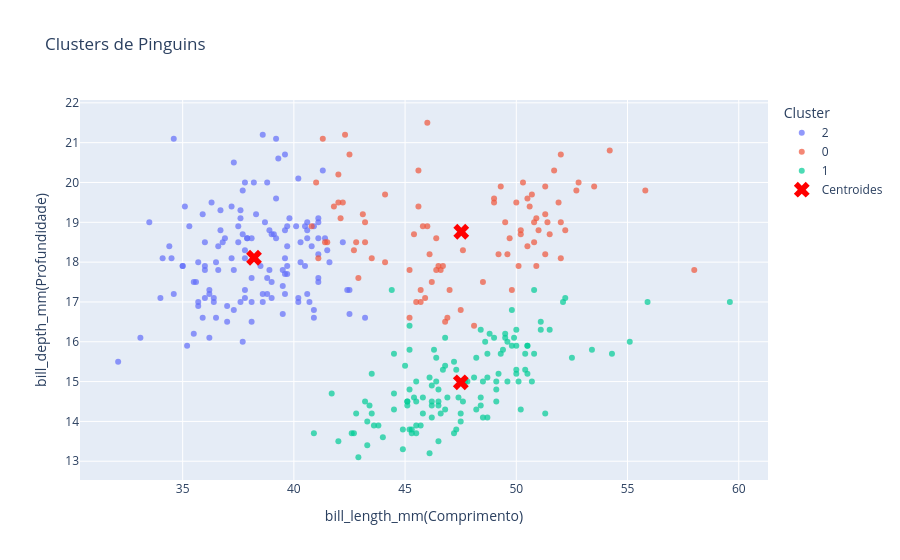

The cell this chart's notebook holds for it:
### Code cell
# Criando um df com os dados originais e  rótulos de cluster
df_clusters = pd.DataFrame({
    'bill_length_mm': penguins['bill_length_mm'],
    'bill_depth_mm': penguins['bill_depth_mm'],
    'cluster': labels.astype(str)
})

# Plotar os pontos de dados coloridos
fig = px.scatter(df_clusters, x='bill_length_mm', y='bill_depth_mm', color='cluster',
                 color_continuous_scale='viridis', opacity=0.7,
                 title='Clusters de Pinguins')

# Adicionar os centroides ao gráfico
fig.add_scatter(x=centroides_originais[:, 0], y=centroides_originais[:, 1],
                mode='markers', marker=dict(color='red', symbol='x', size=14),
                name='Centroides')


fig.update_layout(xaxis_title='bill_length_mm(Comprimento)', yaxis_title='bill_depth_mm(Profundidade)',
                  legend_title='Cluster')
fig.show()

### Figure 1 — Plotly figure (JSON) as saved in the notebook; plotly's stock layout.template omitted (floating-point values rounded to 4 significant figures; data arrays with more than 128 entries replaced by an {"elided": "..."} marker saying what was removed)
{"data": [{"hovertemplate": "cluster=2<br>bill_length_mm=%{x}<br>bill_depth_mm=%{y}<extra></extra>", "legendgroup": "2", "marker": {"color": "#636efa", "opacity": 0.7, "symbol": "circle"}, "mode": "markers", "name": "2", "orientation": "v", "showlegend": true, "type": "scatter", "x": {"elided": "132 float values"}, "xaxis": "x", "y": {"elided": "132 float values"}, "yaxis": "y"}, {"hovertemplate": "cluster=0<br>bill_length_mm=%{x}<br>bill_depth_mm=%{y}<extra></extra>", "legendgroup": "0", "marker": {"color": "#EF553B", "opacity": 0.7, "symbol": "circle"}, "mode": "markers", "name": "0", "orientation": "v", "showlegend": true, "type": "scatter", "x": [42.0, 42.5, 46.0, 44.1, 42.3, 42.0, 41.3, 41.8, 45.8, 42.8, 42.1, 42.9, 41.1, 40.8, 43.2, 41.0, 43.2, 45.6, 42.2, 42.7, 41.4, 44.1, 43.1, 41.5, 46.5, 50.0, 51.3, 45.4, 52.7, 45.2, 46.1, 51.3, 46.0, 51.3, 46.6, 51.7, 47.0, 52.0, 45.9, 50.5, 50.3, 58.0, 46.4, 49.2, 48.5, 50.6, 46.7, 52.0, 50.5, 49.5, 46.4, 52.8, 54.2, 51.0, 49.7, 47.5, 47.6, 52.0, 46.9, 53.5, 49.0, 46.2, 50.9, 45.5, 50.9, 50.8, 50.1, 49.0, 51.5, 49.8, 48.1, 51.4, 45.7, 50.7, 52.2, 45.2, 49.3, 50.2, 45.6, 51.9, 46.8, 45.7, 55.8, 43.5, 49.6, 50.8, 50.2], "xaxis": "x", "y": [20.2, 20.7, 21.5, 19.7, 21.2, 19.5, 21.1, 19.4, 18.9, 18.5, 19.1, 17.6, 18.1, 18.9, 18.5, 20.0, 19.0, 20.3, 19.5, 18.3, 18.5, 18.0, 19.2, 18.5, 17.9, 19.5, 19.2, 18.7, 19.8, 17.8, 18.2, 18.2, 18.9, 19.9, 17.8, 20.3, 17.3, 18.1, 17.1, 19.6, 20.0, 17.8, 18.6, 18.2, 17.5, 19.4, 17.9, 19.0, 18.4, 19.0, 17.8, 20.0, 20.8, 18.8, 18.6, 16.8, 18.3, 20.7, 16.6, 19.9, 19.5, 17.5, 19.1, 17.0, 17.9, 18.5, 17.9, 19.6, 18.7, 17.3, 16.4, 19.0, 17.3, 19.7, 18.8, 16.6, 19.9, 18.8, 19.4, 19.5, 16.5, 17.0, 19.8, 18.1, 18.2, 19.0, 18.7], "yaxis": "y"}, {"hovertemplate": "cluster=1<br>bill_length_mm=%{x}<br>bill_depth_mm=%{y}<extra></extra>", "legendgroup": "1", "marker": {"color": "#00cc96", "opacity": 0.7, "symbol": "circle"}, "mode": "markers", "name": "1", "orientation": "v", "showlegend": true, "type": "scatter", "x": [46.1, 50.0, 48.7, 50.0, 47.6, 46.5, 45.4, 46.7, 43.3, 46.8, 40.9, 49.0, 45.5, 48.4, 45.8, 49.3, 42.0, 49.2, 46.2, 48.7, 50.2, 45.1, 46.5, 46.3, 42.9, 46.1, 44.5, 47.8, 48.2, 50.0, 47.3, 42.8, 45.1, 59.6, 49.1, 48.4, 42.6, 44.4, 44.0, 48.7, 42.7, 49.6, 45.3, 49.6, 50.5, 43.6, 45.5, 50.5, 44.9, 45.2, 46.6, 48.5, 45.1, 50.1, 46.5, 45.0, 43.8, 45.5, 43.2, 50.4, 45.3, 46.2, 45.7, 54.3, 45.8, 49.8, 46.2, 49.5, 43.5, 50.7, 47.7, 46.4, 48.2, 46.5, 46.4, 48.6, 47.5, 51.1, 45.2, 45.2, 49.1, 52.5, 47.4, 50.0, 44.9, 50.8, 43.4, 51.3, 47.5, 52.1, 47.5, 52.2, 45.5, 49.5, 44.5, 50.8, 49.4, 46.9, 48.4, 51.1, 48.5, 55.9, 47.2, 49.1, 47.3, 46.8, 41.7, 53.4, 43.3, 48.1, 50.5, 49.8, 43.5, 51.5, 46.2, 55.1, 44.5, 48.8, 47.2, 46.8, 50.4, 45.2, 49.9], "xaxis": "x", "y": [13.2, 16.3, 14.1, 15.2, 14.5, 13.5, 14.6, 15.3, 13.4, 15.4, 13.7, 16.1, 13.7, 14.6, 14.6, 15.7, 13.5, 15.2, 14.5, 15.1, 14.3, 14.5, 14.5, 15.8, 13.1, 15.1, 14.3, 15.0, 14.3, 15.3, 15.3, 14.2, 14.5, 17.0, 14.8, 16.3, 13.7, 17.3, 13.6, 15.7, 13.7, 16.0, 13.7, 15.0, 15.9, 13.9, 13.9, 15.9, 13.3, 15.8, 14.2, 14.1, 14.4, 15.0, 14.4, 15.4, 13.9, 15.0, 14.5, 15.3, 13.8, 14.9, 13.9, 15.7, 14.2, 16.8, 14.4, 16.2, 14.2, 15.0, 15.0, 15.6, 15.6, 14.8, 15.0, 16.0, 14.2, 16.3, 13.8, 16.4, 14.5, 15.6, 14.6, 15.9, 13.8, 17.3, 14.4, 14.2, 14.0, 17.0, 15.0, 17.1, 14.5, 16.1, 14.7, 15.7, 15.8, 14.6, 14.4, 16.5, 15.0, 17.0, 15.5, 15.0, 13.8, 16.1, 14.7, 15.8, 14.0, 15.1, 15.2, 15.9, 15.2, 16.3, 14.1, 16.0, 15.7, 16.2, 13.7, 14.3, 15.7, 14.8, 16.1], "yaxis": "y"}, {"marker": {"color": "red", "size": 14, "symbol": "x"}, "mode": "markers", "name": "Centroides", "type": "scatter", "x": [47.53, 47.5, 38.21], "y": [18.76, 14.98, 18.11]}], "layout": {"legend": {"title": {"text": "Cluster"}, "tracegroupgap": 0}, "title": {"text": "Clusters de Pinguins"}, "xaxis": {"anchor": "y", "domain": [0, 1], "title": {"text": "bill_length_mm(Comprimento)"}}, "yaxis": {"anchor": "x", "domain": [0, 1], "title": {"text": "bill_depth_mm(Profundidade)"}}}}
